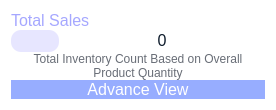
                 <widget class="QFrame" name="horizontalFrame_2">
                  <property name="styleSheet">
                   <string notr="true">background-color: rgb(255, 255, 255);
border-radius: 20px;</string>
                  </property>
                  <layout class="QHBoxLayout" name="horizontalLayout_30">
                   <item>
                    <layout class="QHBoxLayout" name="horizontalLayout_33">
                     <item>
                      <layout class="QVBoxLayout" name="verticalLayout_12">
                       <property name="spacing">
                        <number>0</number>
                       </property>
                       <item>
                        <widget class="QLabel" name="label_27">
                         <property name="sizePolicy">
                          <sizepolicy hsizetype="Preferred" vsizetype="Fixed">
                           <horstretch>0</horstretch>
                           <verstretch>0</verstretch>
                          </sizepolicy>
                         </property>
                         <property name="font">
                          <font>
                           <pointsize>12</pointsize>
                          </font>
                         </property>
                         <property name="styleSheet">
                          <string notr="true">color: rgb(165, 167, 255);</string>
                         </property>
                         <property name="text">
                          <string>Total Sales</string>
                         </property>
                        </widget>
                       </item>
                       <item>
                        <layout class="QGridLayout" name="gridLayout_9">
                         <item row="0" column="0">
                          <widget class="QLabel" name="label_28">
                           <property name="sizePolicy">
                            <sizepolicy hsizetype="Preferred" vsizetype="Fixed">
                             <horstretch>0</horstretch>
                             <verstretch>0</verstretch>
                            </sizepolicy>
                           </property>
                           <property name="maximumSize">
                            <size>
                             <width>48</width>
                             <height>48</height>
                            </size>
                           </property>
                           <property name="styleSheet">
                            <string notr="true">background-color: rgb(231, 230, 255);
padding: 4px;
border-radius: 10px;</string>
                           </property>
                           <property name="text">
                            <string/>
                           </property>
                           <property name="pixmap">
                            <pixmap resource="resources.qrc">:/resources/sales-icons/total_sales.svg</pixmap>
                           </property>
                           <property name="scaledContents">
                            <bool>true</bool>
                           </property>
                          </widget>
                         </item>
                         <item row="0" column="1">
                          <widget class="QLabel" name="Total_sales_quantity_based">
                           <property name="sizePolicy">
                            <sizepolicy hsizetype="Preferred" vsizetype="Fixed">
                             <horstretch>0</horstretch>
                             <verstretch>0</verstretch>
                            </sizepolicy>
                           </property>
                           <property name="font">
                            <font>
                             <pointsize>12</pointsize>
                            </font>
                           </property>
                           <property name="styleSheet">
                            <string notr="true">color: rgb(14, 28, 44);</string>
                           </property>
                           <property name="text">
                            <string>0</string>
                           </property>
                           <property name="alignment">
                            <set>Qt::AlignmentFlag::AlignCenter</set>
                           </property>
                          </widget>
                         </item>
                        </layout>
                       </item>
                       <item>
                        <widget class="QLabel" name="label_31">
                         <property name="sizePolicy">
                          <sizepolicy hsizetype="Preferred" vsizetype="Fixed">
                           <horstretch>0</horstretch>
                           <verstretch>0</verstretch>
                          </sizepolicy>
                         </property>
                         <property name="styleSheet">
                          <string notr="true">color: rgb(104, 109, 118);</string>
                         </property>
                         <property name="text">
                          <string>Total Inventory Count Based on Overall Product Quantity</string>
                         </property>
                         <property name="alignment">
                          <set>Qt::AlignmentFlag::AlignCenter</set>
                         </property>
                         <property name="wordWrap">
                          <bool>true</bool>
                         </property>
                        </widget>
                       </item>
                       <item>
                        <widget class="QPushButton" name="pushButton_12">
                         <property name="maximumSize">
                          <size>
                           <width>16777215</width>
                           <height>40</height>
                          </size>
                         </property>
                         <property name="font">
                          <font>
                           <pointsize>12</pointsize>
                          </font>
                         </property>
                         <property name="styleSheet">
                          <string notr="true">QPushButton{
background: rgb(151, 173, 255);
color: rgb(255, 255, 255);
border:none;
border-radius: 10px;
}
QPushButton:hover{
	background-color: rgb(131, 151, 222);
}</string>
                         </property>
                         <property name="text">
                          <string>Advance View</string>
                         </property>
                         <property name="icon">
                          <iconset>
                           <normalon>:/resources/product-icons/advance_view.svg</normalon>
                          </iconset>
                         </property>
                         <property name="iconSize">
                          <size>
                           <width>28</width>
                           <height>28</height>
                          </size>
                         </property>
                        </widget>
                       </item>
                      </layout>
                     </item>
                    </layout>
                   </item>
                  </layout>
                 </widget>
